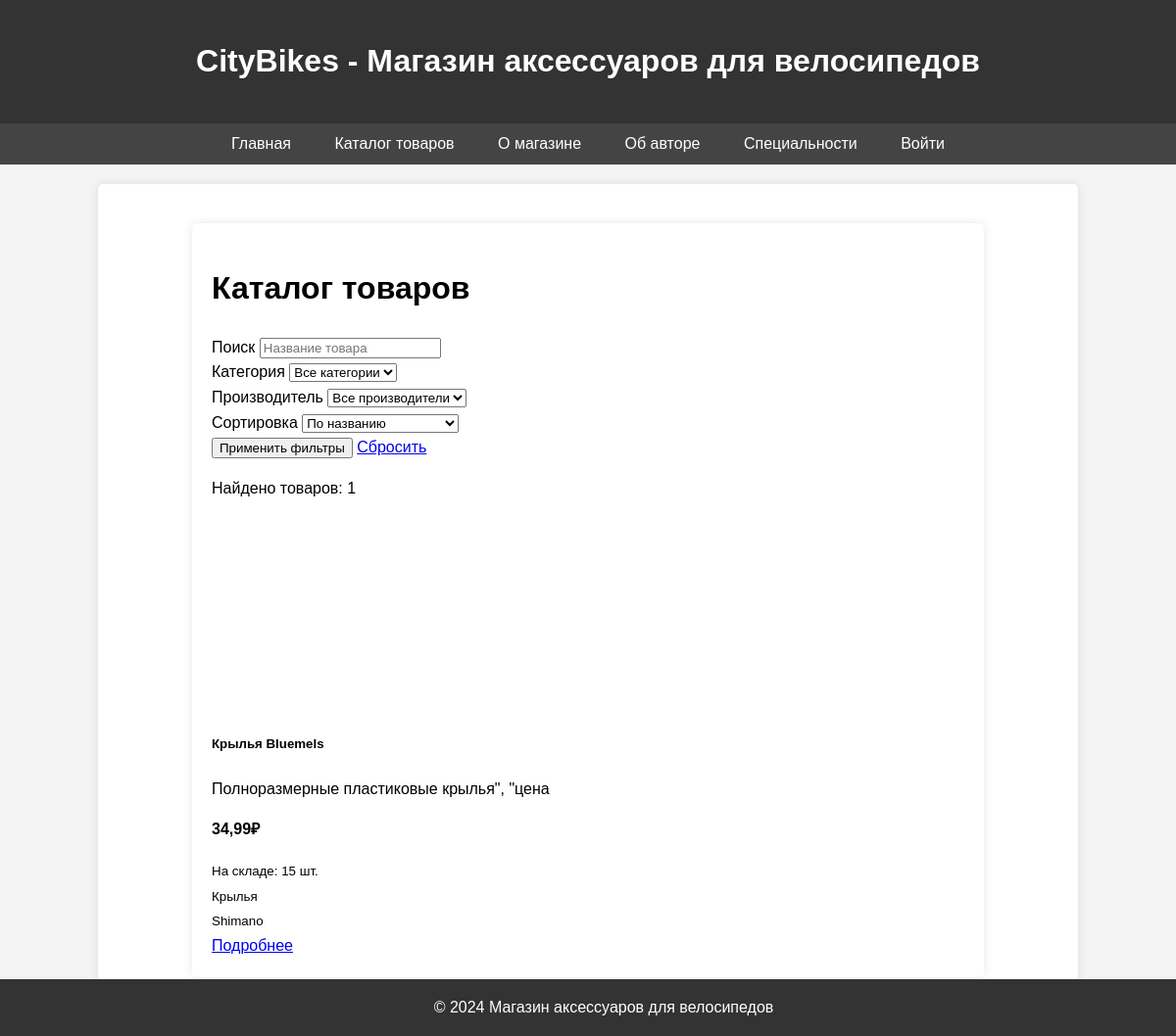
Screenshot of /products/ with the database file from the repository.
### shop/models.py (models this page shows, shortened)
class Product(models.Model):
    название = models.CharField(max_length=200)
    описание = models.TextField()
    фото_товара = models.ImageField(upload_to='product/', blank=True, null=True)
    цена = models.DecimalField(
        max_digits=10,
        decimal_places=2,
        validators=[MinValueValidator(Decimal('0.00'))]
    )
    количество_на_складе = models.IntegerField(
        validators=[MinValueValidator(0)]
    )
    категория = models.ForeignKey(Category, on_delete=models.CASCADE)
    производитель = models.ForeignKey(Manufacturer, on_delete=models.CASCADE)
    class Meta:
        verbose_name = "Товар"
        verbose_name_plural = "Товары"

class Category(models.Model):
    название = models.CharField(max_length=100)
    описание = models.TextField(blank=True)
    class Meta:
        verbose_name = "Категория товара"
        verbose_name_plural = "Категории товаров"

class Manufacturer(models.Model):
    название = models.CharField(max_length=100)
    страна = models.CharField(max_length=100)
    описание = models.TextField(blank=True)
    class Meta:
        verbose_name = "Производитель"
        verbose_name_plural = "Производители"

### shop/views.py (the view)
# urls.py: path('products/', views.product_list, name='product_list'),
def product_list(request):
    from .models import Product, Category, Manufacturer
    products = Product.objects.all()
    search_query = request.GET.get('search', '')
    category_id = request.GET.get('category')
    manufacturer_id = request.GET.get('manufacturer')
    sort = request.GET.get('sort', 'name')
    if search_query:
        products = products.filter(
            Q(название__icontains=search_query) |
            Q(описание__icontains=search_query)
        )
    if category_id:
        products = products.filter(категория_id=category_id)
    if manufacturer_id:
        products = products.filter(производитель_id=manufacturer_id)
    if sort == 'price_asc':
        products = products.order_by('цена')
    elif sort == 'price_desc':
        products = products.order_by('-цена')
    else:
        products = products.order_by('название')
    paginator = Paginator(products, 9)
    page_number = request.GET.get('page')
    page_obj = paginator.get_page(page_number)
    context = {
        'page_obj': page_obj,
        'categories': Category.objects.all(),
        'manufacturers': Manufacturer.objects.all(),
        'current_category': int(category_id) if category_id else None,
        'current_manufacturer': int(manufacturer_id) if manufacturer_id else None,
        'current_sort': sort,
        'search_query': search_query,
        'total_products': products.count()
    }
    return render(request, 'shop/product_list.html', context)

### shop/templates/shop/product_list.html (shortened to what this page needs)
{% extends 'shop/base.html' %}
{% block content %}
<div class="container mt-4">
    <div class="row">
        <div class="col-12">
            <h1 class="mb-4">Каталог товаров</h1>
            <div class="card mb-4">
                <div class="card-body">
                    <form method="get" class="row g-3">
                        <div class="col-md-3">
                            <label class="form-label">Поиск</label>
                            <input type="text" class="form-control" name="search" value="{{ search_query }}" placeholder="Название товара">
                        </div>
                        <div class="col-md-3">
                            <label class="form-label">Категория</label>
                            <select class="form-select" name="category">
                                <option value="">Все категории</option>
                            </select>
                        </div>
                        <div class="col-md-3">
                            <label class="form-label">Производитель</label>
                            <select class="form-select" name="manufacturer">
                                <option value="">Все производители</option>
                            </select>
                        </div>
                        <div class="col-md-3">
                            <label class="form-label">Сортировка</label>
                            <select class="form-select" name="sort">
                                <option value="name" {% if current_sort == 'name' %}selected{% endif %}>По названию</option>
                            </select>
                        </div>
                        <div class="col-12">
                            <button type="submit" class="btn btn-primary">Применить фильтры</button>
                            <a href="{% url 'product_list' %}" class="btn btn-outline-secondary">Сбросить</a>
                        </div>
                    </form>
                </div>
            </div>
            <div class="d-flex justify-content-between align-items-center mb-3">
                <p class="text-muted mb-0">Найдено товаров: {{ page_obj.paginator.count }}</p>
            </div>
            <div class="row">
                {% for product in page_obj %}
                    <div class="col-lg-4 col-md-6 mb-4">
                        <div class="card h-100 shadow-sm">
                            {% if product.фото_товара %}
                                <img src="{{ product.фото_товара.url }}" class="card-img-top" alt="{{ product.название }}" style="block-size: 200px; object-fit: cover;">
                            {% else %}
                                <div class="card-img-top bg-light d-flex align-items-center justify-content-center" style="block-size: 200px;">
                                </div>
                            {% endif %}
                            <div class="card-body d-flex flex-column">
                                <h5 class="card-title">{{ product.название }}</h5>
                                <p class="card-text text-muted small">{{ product.описание|truncatewords:15 }}</p>
                                <div class="mt-auto">
                                    <div class="row align-items-center">
                                        <div class="col">
                                            <p class="mb-1"><strong>{{ product.цена }}₽</strong></p>
                                            <small class="text-muted">На складе: {{ product.количество_на_складе }} шт.</small>
                                        </div>
                                    </div>
                                    <div class="row mt-2">
                                        <div class="col">
                                            <small class="text-muted">
                                                 {{ product.категория.название }}<br>
                                                 {{ product.производитель.название }}
                                            </small>
                                        </div>
                                    </div>
                                    <div class="row mt-3">
                                        <div class="col">
                                            <a href="{% url 'product_detail' product.id %}" class="btn btn-outline-primary btn-sm w-100">
                                                Подробнее
                                            </a>
                                        </div>
                                    </div>
                                </div>
                            </div>
                        </div>
                    </div>
                {% endfor %}
            </div>
        </div>
    </div>
</div>
{% endblock %}

### shop/templates/shop/base.html (style rules this page uses)
body { font-family: Arial, sans-serif; line-height: 1.6; margin: 0; padding: 0; background-color: #f4f4f4; }
.container { inline-size: 80%; margin: 20px auto; padding: 20px; background-color: #fff; border-radius: 5px; box-shadow: 0 0 10px rgba(0, 0, 0, 0.1); }

### rows the page displays
Product: название "Крылья Bluemels", описание "Полноразмерные пластиковые крылья\", \"цена", цена "34,99", количество_на_складе "15", категория.название "Крылья", производитель.название "Shimano"

### other values shown
{{ page_obj.paginator.count }} "1"
